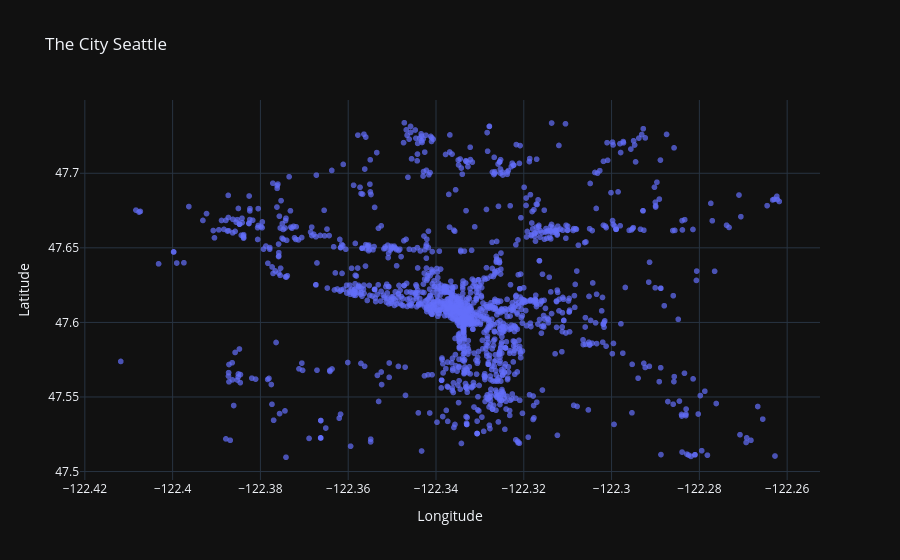

Here is the notebook cell this chart was saved with:
### Markdown cell above
### With all the things I see on the internet about the boundaries of the city of Seattle, the data is pretty clean.

### Code cell
# We'll use a scatterplot to push the analysis further
fig = px.scatter(data_frame=df_compliant_filtered,
           x='Longitude',
           y='Latitude',
           opacity=.7,
            title='The City Seattle')
fig.show()

### Figure 1 — Plotly figure (JSON) as saved in the notebook; plotly's stock layout.template omitted (floating-point values rounded to 4 significant figures; data arrays with more than 128 entries replaced by an {"elided": "..."} marker saying what was removed)
{"data": [{"hovertemplate": "Longitude=%{x}<br>Latitude=%{y}<extra></extra>", "legendgroup": "", "marker": {"color": "#636efa", "opacity": 0.7, "symbol": "circle"}, "mode": "markers", "name": "", "showlegend": false, "x": {"elided": "1493 float values"}, "xaxis": "x", "y": {"elided": "1493 float values"}, "yaxis": "y", "type": "scattergl"}], "layout": {"xaxis": {"anchor": "y", "domain": [0.0, 1.0], "title": {"text": "Longitude"}}, "yaxis": {"anchor": "x", "domain": [0.0, 1.0], "title": {"text": "Latitude"}}, "legend": {"tracegroupgap": 0}, "title": {"text": "The City Seattle"}}}
